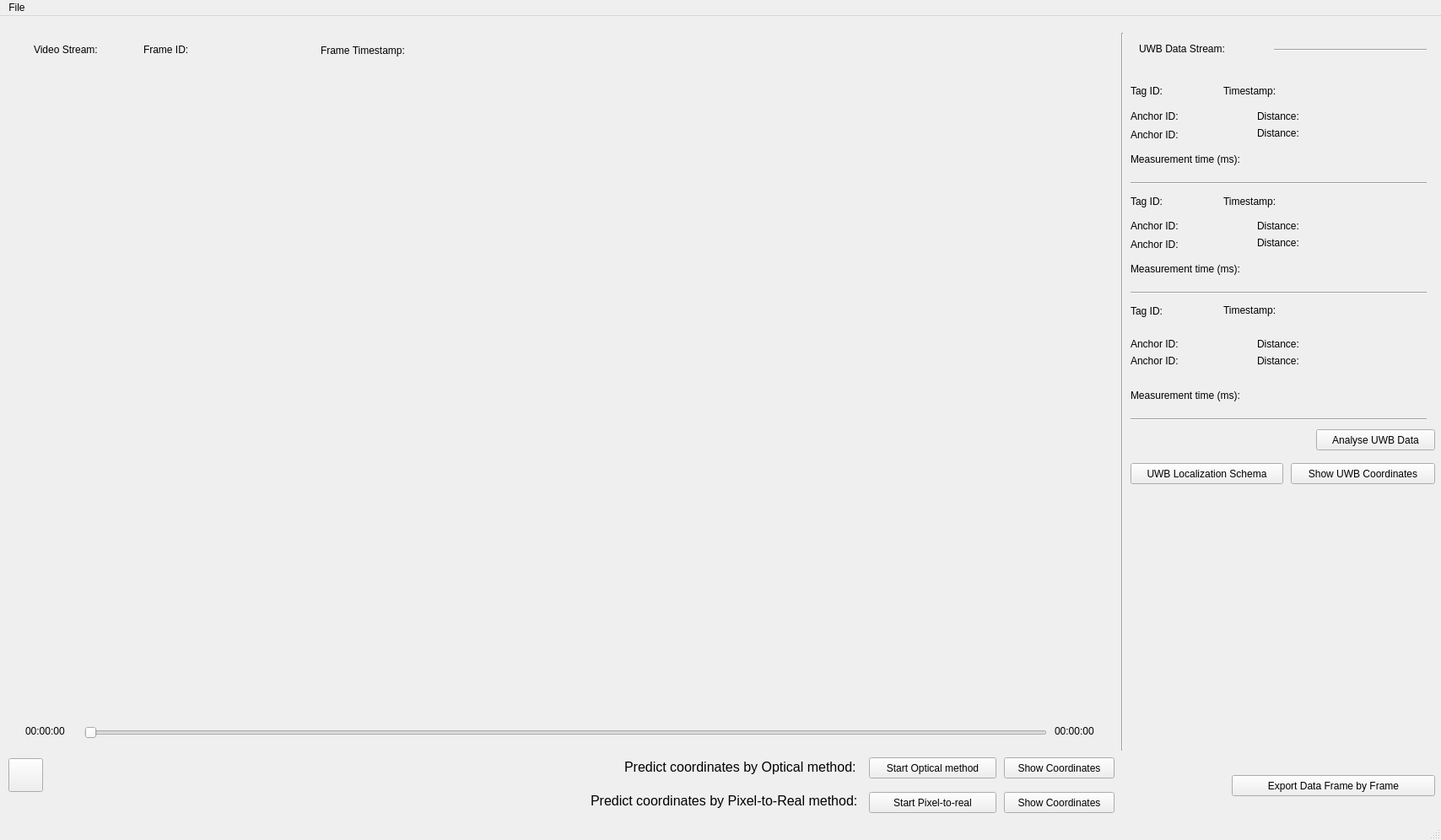
<?xml version="1.0" encoding="UTF-8"?>
<ui version="4.0">
 <class>IndoorPositioningSystemUI</class>
 <widget class="QMainWindow" name="IndoorPositioningSystemUI">
  <property name="geometry">
   <rect>
    <x>0</x>
    <y>0</y>
    <width>1708</width>
    <height>996</height>
   </rect>
  </property>
  <property name="sizePolicy">
   <sizepolicy hsizetype="Fixed" vsizetype="Fixed">
    <horstretch>0</horstretch>
    <verstretch>0</verstretch>
   </sizepolicy>
  </property>
  <property name="maximumSize">
   <size>
    <width>2136</width>
    <height>16777215</height>
   </size>
  </property>
  <property name="windowTitle">
   <string>IndoorPositioningSystem</string>
  </property>
  <widget class="QWidget" name="centralwidget">
   <widget class="QPushButton" name="pushButton_Play_Pause">
    <property name="geometry">
     <rect>
      <x>10</x>
      <y>880</y>
      <width>41</width>
      <height>40</height>
     </rect>
    </property>
    <property name="text">
     <string/>
    </property>
   </widget>
   <widget class="QSlider" name="horizontalSlider_Duration">
    <property name="geometry">
     <rect>
      <x>100</x>
      <y>840</y>
      <width>1141</width>
      <height>19</height>
     </rect>
    </property>
    <property name="mouseTracking">
     <bool>false</bool>
    </property>
    <property name="orientation">
     <enum>Qt::Horizontal</enum>
    </property>
   </widget>
   <widget class="QLabel" name="label_Current_Time">
    <property name="geometry">
     <rect>
      <x>30</x>
      <y>840</y>
      <width>67</width>
      <height>16</height>
     </rect>
    </property>
    <property name="text">
     <string>00:00:00</string>
    </property>
   </widget>
   <widget class="QLabel" name="label_Total_Time">
    <property name="geometry">
     <rect>
      <x>1250</x>
      <y>840</y>
      <width>67</width>
      <height>16</height>
     </rect>
    </property>
    <property name="text">
     <string>00:00:00</string>
    </property>
   </widget>
   <widget class="QLabel" name="label_Video">
    <property name="geometry">
     <rect>
      <x>30</x>
      <y>90</y>
      <width>1281</width>
      <height>721</height>
     </rect>
    </property>
    <property name="text">
     <string/>
    </property>
   </widget>
   <widget class="QLabel" name="label_Video_Frame_ID">
    <property name="geometry">
     <rect>
      <x>170</x>
      <y>30</y>
      <width>71</width>
      <height>20</height>
     </rect>
    </property>
    <property name="text">
     <string>Frame ID:</string>
    </property>
   </widget>
   <widget class="QLabel" name="label_Video_Frame_Timestamp">
    <property name="geometry">
     <rect>
      <x>380</x>
      <y>32</y>
      <width>141</width>
      <height>17</height>
     </rect>
    </property>
    <property name="text">
     <string>Frame Timestamp:</string>
    </property>
   </widget>
   <widget class="QLabel" name="label_Tag_ID_1">
    <property name="geometry">
     <rect>
      <x>1340</x>
      <y>80</y>
      <width>51</width>
      <height>17</height>
     </rect>
    </property>
    <property name="text">
     <string>Tag ID:</string>
    </property>
   </widget>
   <widget class="QLabel" name="label_Tag_timestamp_1">
    <property name="geometry">
     <rect>
      <x>1450</x>
      <y>79</y>
      <width>81</width>
      <height>20</height>
     </rect>
    </property>
    <property name="text">
     <string>Timestamp:</string>
    </property>
   </widget>
   <widget class="QLabel" name="label_Anchor1_ID_1">
    <property name="geometry">
     <rect>
      <x>1340</x>
      <y>110</y>
      <width>81</width>
      <height>17</height>
     </rect>
    </property>
    <property name="text">
     <string>Anchor ID:</string>
    </property>
   </widget>
   <widget class="QLabel" name="label_Anchor2_Distance_1">
    <property name="geometry">
     <rect>
      <x>1490</x>
      <y>130</y>
      <width>71</width>
      <height>17</height>
     </rect>
    </property>
    <property name="text">
     <string>Distance:</string>
    </property>
   </widget>
   <widget class="QLabel" name="label_Video_Frame_ID_value">
    <property name="geometry">
     <rect>
      <x>240</x>
      <y>30</y>
      <width>131</width>
      <height>20</height>
     </rect>
    </property>
    <property name="text">
     <string/>
    </property>
   </widget>
   <widget class="QLabel" name="label_Video_Frame_Timestamp_value">
    <property name="geometry">
     <rect>
      <x>510</x>
      <y>31</y>
      <width>151</width>
      <height>20</height>
     </rect>
    </property>
    <property name="text">
     <string/>
    </property>
   </widget>
   <widget class="QLabel" name="label_Tag_ID_value_1">
    <property name="geometry">
     <rect>
      <x>1390</x>
      <y>81</y>
      <width>51</width>
      <height>17</height>
     </rect>
    </property>
    <property name="text">
     <string/>
    </property>
   </widget>
   <widget class="QLabel" name="label_Tag_timestamp_value_1">
    <property name="geometry">
     <rect>
      <x>1536</x>
      <y>80</y>
      <width>161</width>
      <height>20</height>
     </rect>
    </property>
    <property name="text">
     <string/>
    </property>
   </widget>
   <widget class="QLabel" name="label_Anchor1_Distance_value_1">
    <property name="geometry">
     <rect>
      <x>1560</x>
      <y>110</y>
      <width>111</width>
      <height>17</height>
     </rect>
    </property>
    <property name="text">
     <string/>
    </property>
   </widget>
   <widget class="QLabel" name="label_Anchor2_Distance_value_1">
    <property name="geometry">
     <rect>
      <x>1560</x>
      <y>130</y>
      <width>131</width>
      <height>20</height>
     </rect>
    </property>
    <property name="text">
     <string/>
    </property>
   </widget>
   <widget class="QLabel" name="label_Tag_ID_value_2">
    <property name="geometry">
     <rect>
      <x>1390</x>
      <y>213</y>
      <width>51</width>
      <height>17</height>
     </rect>
    </property>
    <property name="text">
     <string/>
    </property>
   </widget>
   <widget class="QLabel" name="label_Anchor2_Distance_2">
    <property name="geometry">
     <rect>
      <x>1490</x>
      <y>260</y>
      <width>61</width>
      <height>17</height>
     </rect>
    </property>
    <property name="text">
     <string>Distance:</string>
    </property>
   </widget>
   <widget class="QLabel" name="label_Tag_ID_2">
    <property name="geometry">
     <rect>
      <x>1340</x>
      <y>210</y>
      <width>51</width>
      <height>20</height>
     </rect>
    </property>
    <property name="text">
     <string>Tag ID:</string>
    </property>
   </widget>
   <widget class="QLabel" name="label_Anchor1_Distance_value_2">
    <property name="geometry">
     <rect>
      <x>1560</x>
      <y>240</y>
      <width>101</width>
      <height>17</height>
     </rect>
    </property>
    <property name="text">
     <string/>
    </property>
   </widget>
   <widget class="QLabel" name="label_Anchor2_Distance_value_2">
    <property name="geometry">
     <rect>
      <x>1560</x>
      <y>260</y>
      <width>121</width>
      <height>17</height>
     </rect>
    </property>
    <property name="text">
     <string/>
    </property>
   </widget>
   <widget class="QLabel" name="label_Anchor1_Distance_2">
    <property name="geometry">
     <rect>
      <x>1490</x>
      <y>240</y>
      <width>61</width>
      <height>17</height>
     </rect>
    </property>
    <property name="text">
     <string>Distance:</string>
    </property>
   </widget>
   <widget class="QLabel" name="label_Tag_timestamp_2">
    <property name="geometry">
     <rect>
      <x>1450</x>
      <y>210</y>
      <width>81</width>
      <height>20</height>
     </rect>
    </property>
    <property name="text">
     <string>Timestamp:</string>
    </property>
   </widget>
   <widget class="QLabel" name="label_Tag_timestamp_value_2">
    <property name="geometry">
     <rect>
      <x>1537</x>
      <y>212</y>
      <width>161</width>
      <height>17</height>
     </rect>
    </property>
    <property name="text">
     <string/>
    </property>
   </widget>
   <widget class="QLabel" name="label_Tag_ID_value_3">
    <property name="geometry">
     <rect>
      <x>1393</x>
      <y>342</y>
      <width>71</width>
      <height>17</height>
     </rect>
    </property>
    <property name="text">
     <string/>
    </property>
   </widget>
   <widget class="QLabel" name="label_Tag_ID_3">
    <property name="geometry">
     <rect>
      <x>1340</x>
      <y>340</y>
      <width>51</width>
      <height>20</height>
     </rect>
    </property>
    <property name="text">
     <string>Tag ID:</string>
    </property>
   </widget>
   <widget class="QLabel" name="label_Anchor1_ID_3">
    <property name="geometry">
     <rect>
      <x>1340</x>
      <y>380</y>
      <width>81</width>
      <height>17</height>
     </rect>
    </property>
    <property name="text">
     <string>Anchor ID:</string>
    </property>
   </widget>
   <widget class="QLabel" name="label_Tag_timestamp_3">
    <property name="geometry">
     <rect>
      <x>1450</x>
      <y>339</y>
      <width>81</width>
      <height>20</height>
     </rect>
    </property>
    <property name="text">
     <string>Timestamp:</string>
    </property>
   </widget>
   <widget class="QLabel" name="label_Tag_timestamp_value_3">
    <property name="geometry">
     <rect>
      <x>1538</x>
      <y>342</y>
      <width>151</width>
      <height>17</height>
     </rect>
    </property>
    <property name="text">
     <string/>
    </property>
   </widget>
   <widget class="QPushButton" name="pushButton_UWB_Data_Analysis">
    <property name="geometry">
     <rect>
      <x>1560</x>
      <y>490</y>
      <width>141</width>
      <height>25</height>
     </rect>
    </property>
    <property name="text">
     <string>Analyse UWB Data</string>
    </property>
   </widget>
   <widget class="QLabel" name="label_Video_Stream">
    <property name="geometry">
     <rect>
      <x>40</x>
      <y>31</y>
      <width>121</width>
      <height>17</height>
     </rect>
    </property>
    <property name="toolTip">
     <string>Information about the video frame</string>
    </property>
    <property name="styleSheet">
     <string notr="true">font: 700 13pt &quot;Ubuntu&quot;;</string>
    </property>
    <property name="text">
     <string>Video Stream:</string>
    </property>
   </widget>
   <widget class="Line" name="line">
    <property name="geometry">
     <rect>
      <x>1320</x>
      <y>20</y>
      <width>21</width>
      <height>851</height>
     </rect>
    </property>
    <property name="orientation">
     <enum>Qt::Vertical</enum>
    </property>
   </widget>
   <widget class="QLabel" name="label_Video_Stream_2">
    <property name="geometry">
     <rect>
      <x>1350</x>
      <y>30</y>
      <width>151</width>
      <height>17</height>
     </rect>
    </property>
    <property name="toolTip">
     <string>Information about the UWB data</string>
    </property>
    <property name="styleSheet">
     <string notr="true">font: 700 13pt &quot;Ubuntu&quot;;</string>
    </property>
    <property name="text">
     <string>UWB Data Stream:</string>
    </property>
   </widget>
   <widget class="QPushButton" name="pushButton_UWB_Localization">
    <property name="geometry">
     <rect>
      <x>1340</x>
      <y>530</y>
      <width>181</width>
      <height>25</height>
     </rect>
    </property>
    <property name="toolTip">
     <string>Visualize localization</string>
    </property>
    <property name="text">
     <string>UWB Localization Schema</string>
    </property>
   </widget>
   <widget class="QPushButton" name="pushButton_Export_Data">
    <property name="geometry">
     <rect>
      <x>1460</x>
      <y>900</y>
      <width>241</width>
      <height>25</height>
     </rect>
    </property>
    <property name="toolTip">
     <string>Export data for Pixel to Real model. This includes UWB coordinates synchronized with video frames</string>
    </property>
    <property name="text">
     <string>Export Data Frame by Frame</string>
    </property>
   </widget>
   <widget class="QPushButton" name="pushButton_Predict_Model">
    <property name="geometry">
     <rect>
      <x>1030</x>
      <y>920</y>
      <width>151</width>
      <height>25</height>
     </rect>
    </property>
    <property name="toolTip">
     <string>Start pixel to real model for coordinates prediction</string>
    </property>
    <property name="text">
     <string>Start Pixel-to-real</string>
    </property>
   </widget>
   <widget class="QPushButton" name="pushButton_Predict_Optical">
    <property name="geometry">
     <rect>
      <x>1030</x>
      <y>879</y>
      <width>151</width>
      <height>25</height>
     </rect>
    </property>
    <property name="toolTip">
     <string>Start optical method for coordinates estimation</string>
    </property>
    <property name="text">
     <string>Start Optical method</string>
    </property>
   </widget>
   <widget class="QLabel" name="label_Tag_measurement_time_1">
    <property name="geometry">
     <rect>
      <x>1340</x>
      <y>160</y>
      <width>170</width>
      <height>20</height>
     </rect>
    </property>
    <property name="text">
     <string>Measurement time (ms):</string>
    </property>
   </widget>
   <widget class="QLabel" name="label_Tag_measurement_time_value_1">
    <property name="geometry">
     <rect>
      <x>1512</x>
      <y>163</y>
      <width>141</width>
      <height>17</height>
     </rect>
    </property>
    <property name="text">
     <string/>
    </property>
   </widget>
   <widget class="QLabel" name="label_Tag_measurement_time_2">
    <property name="geometry">
     <rect>
      <x>1340</x>
      <y>290</y>
      <width>170</width>
      <height>20</height>
     </rect>
    </property>
    <property name="text">
     <string>Measurement time (ms):</string>
    </property>
   </widget>
   <widget class="QLabel" name="label_Tag_measurement_time_value_2">
    <property name="geometry">
     <rect>
      <x>1514</x>
      <y>292</y>
      <width>141</width>
      <height>17</height>
     </rect>
    </property>
    <property name="text">
     <string/>
    </property>
   </widget>
   <widget class="QLabel" name="label_Tag_measurement_time_3">
    <property name="geometry">
     <rect>
      <x>1340</x>
      <y>440</y>
      <width>170</width>
      <height>20</height>
     </rect>
    </property>
    <property name="text">
     <string>Measurement time (ms):</string>
    </property>
   </widget>
   <widget class="QLabel" name="label_Tag_measurement_time_value_3">
    <property name="geometry">
     <rect>
      <x>1514</x>
      <y>442</y>
      <width>141</width>
      <height>17</height>
     </rect>
    </property>
    <property name="text">
     <string/>
    </property>
   </widget>
   <widget class="QLabel" name="label_Predict_coordinates">
    <property name="geometry">
     <rect>
      <x>740</x>
      <y>880</y>
      <width>281</width>
      <height>20</height>
     </rect>
    </property>
    <property name="font">
     <font>
      <pointsize>12</pointsize>
     </font>
    </property>
    <property name="text">
     <string>Predict coordinates by Optical method:</string>
    </property>
   </widget>
   <widget class="QPushButton" name="pushButton_UWB_Show_Coordinates">
    <property name="geometry">
     <rect>
      <x>1530</x>
      <y>530</y>
      <width>171</width>
      <height>25</height>
     </rect>
    </property>
    <property name="toolTip">
     <string>Visualize localization</string>
    </property>
    <property name="text">
     <string>Show UWB Coordinates</string>
    </property>
   </widget>
   <widget class="QLabel" name="label_Predict_coordinates_2">
    <property name="geometry">
     <rect>
      <x>700</x>
      <y>920</y>
      <width>321</width>
      <height>20</height>
     </rect>
    </property>
    <property name="font">
     <font>
      <pointsize>12</pointsize>
     </font>
    </property>
    <property name="text">
     <string>Predict coordinates by Pixel-to-Real method:</string>
    </property>
   </widget>
   <widget class="QPushButton" name="pushButton_Optical_Show_Coordinates">
    <property name="geometry">
     <rect>
      <x>1190</x>
      <y>879</y>
      <width>131</width>
      <height>25</height>
     </rect>
    </property>
    <property name="toolTip">
     <string>Visualize localization</string>
    </property>
    <property name="text">
     <string>Show Coordinates</string>
    </property>
   </widget>
   <widget class="QPushButton" name="pushButton_Pixel_to_Real_Show_Coordinates">
    <property name="geometry">
     <rect>
      <x>1190</x>
      <y>920</y>
      <width>131</width>
      <height>25</height>
     </rect>
    </property>
    <property name="toolTip">
     <string>Visualize localization</string>
    </property>
    <property name="text">
     <string>Show Coordinates</string>
    </property>
   </widget>
   <widget class="QLabel" name="label_Anchor1_Distance_1">
    <property name="geometry">
     <rect>
      <x>1490</x>
      <y>110</y>
      <width>61</width>
      <height>17</height>
     </rect>
    </property>
    <property name="text">
     <string>Distance: </string>
    </property>
   </widget>
   <widget class="QLabel" name="label_Anchor1_ID_value_1">
    <property name="geometry">
     <rect>
      <x>1420</x>
      <y>110</y>
      <width>51</width>
      <height>17</height>
     </rect>
    </property>
    <property name="text">
     <string/>
    </property>
   </widget>
   <widget class="QLabel" name="label_Anchor2_ID_1">
    <property name="geometry">
     <rect>
      <x>1340</x>
      <y>132</y>
      <width>81</width>
      <height>17</height>
     </rect>
    </property>
    <property name="text">
     <string>Anchor ID:</string>
    </property>
   </widget>
   <widget class="QLabel" name="label_Anchor2_ID_value_1">
    <property name="geometry">
     <rect>
      <x>1420</x>
      <y>131</y>
      <width>51</width>
      <height>17</height>
     </rect>
    </property>
    <property name="text">
     <string/>
    </property>
   </widget>
   <widget class="Line" name="line_2">
    <property name="geometry">
     <rect>
      <x>1340</x>
      <y>190</y>
      <width>351</width>
      <height>16</height>
     </rect>
    </property>
    <property name="orientation">
     <enum>Qt::Horizontal</enum>
    </property>
   </widget>
   <widget class="Line" name="line_3">
    <property name="geometry">
     <rect>
      <x>1510</x>
      <y>30</y>
      <width>181</width>
      <height>20</height>
     </rect>
    </property>
    <property name="orientation">
     <enum>Qt::Horizontal</enum>
    </property>
   </widget>
   <widget class="QLabel" name="label_Anchor2_ID_2">
    <property name="geometry">
     <rect>
      <x>1340</x>
      <y>262</y>
      <width>81</width>
      <height>17</height>
     </rect>
    </property>
    <property name="text">
     <string>Anchor ID:</string>
    </property>
   </widget>
   <widget class="QLabel" name="label_Anchor2_ID_value_2">
    <property name="geometry">
     <rect>
      <x>1420</x>
      <y>261</y>
      <width>51</width>
      <height>17</height>
     </rect>
    </property>
    <property name="text">
     <string/>
    </property>
   </widget>
   <widget class="QLabel" name="label_Anchor1_ID_2">
    <property name="geometry">
     <rect>
      <x>1340</x>
      <y>240</y>
      <width>81</width>
      <height>17</height>
     </rect>
    </property>
    <property name="text">
     <string>Anchor ID:</string>
    </property>
   </widget>
   <widget class="QLabel" name="label_Anchor1_ID_value_2">
    <property name="geometry">
     <rect>
      <x>1420</x>
      <y>239</y>
      <width>51</width>
      <height>17</height>
     </rect>
    </property>
    <property name="text">
     <string/>
    </property>
   </widget>
   <widget class="Line" name="line_4">
    <property name="geometry">
     <rect>
      <x>1340</x>
      <y>320</y>
      <width>351</width>
      <height>16</height>
     </rect>
    </property>
    <property name="orientation">
     <enum>Qt::Horizontal</enum>
    </property>
   </widget>
   <widget class="QLabel" name="label_Anchor2_ID_3">
    <property name="geometry">
     <rect>
      <x>1340</x>
      <y>400</y>
      <width>81</width>
      <height>17</height>
     </rect>
    </property>
    <property name="text">
     <string>Anchor ID:</string>
    </property>
   </widget>
   <widget class="QLabel" name="label_Anchor2_ID_value_3">
    <property name="geometry">
     <rect>
      <x>1420</x>
      <y>400</y>
      <width>51</width>
      <height>17</height>
     </rect>
    </property>
    <property name="text">
     <string/>
    </property>
   </widget>
   <widget class="QLabel" name="label_Anchor1_ID_value_3">
    <property name="geometry">
     <rect>
      <x>1420</x>
      <y>379</y>
      <width>51</width>
      <height>17</height>
     </rect>
    </property>
    <property name="text">
     <string/>
    </property>
   </widget>
   <widget class="QLabel" name="label_Anchor1_Distance_value_3">
    <property name="geometry">
     <rect>
      <x>1560</x>
      <y>381</y>
      <width>101</width>
      <height>17</height>
     </rect>
    </property>
    <property name="text">
     <string/>
    </property>
   </widget>
   <widget class="QLabel" name="label_Anchor2_Distance_3">
    <property name="geometry">
     <rect>
      <x>1490</x>
      <y>400</y>
      <width>61</width>
      <height>17</height>
     </rect>
    </property>
    <property name="text">
     <string>Distance:</string>
    </property>
   </widget>
   <widget class="QLabel" name="label_Anchor1_Distance_3">
    <property name="geometry">
     <rect>
      <x>1490</x>
      <y>380</y>
      <width>61</width>
      <height>17</height>
     </rect>
    </property>
    <property name="text">
     <string>Distance:</string>
    </property>
   </widget>
   <widget class="QLabel" name="label_Anchor2_Distance_value_3">
    <property name="geometry">
     <rect>
      <x>1560</x>
      <y>400</y>
      <width>121</width>
      <height>17</height>
     </rect>
    </property>
    <property name="text">
     <string/>
    </property>
   </widget>
   <widget class="Line" name="line_5">
    <property name="geometry">
     <rect>
      <x>1340</x>
      <y>470</y>
      <width>351</width>
      <height>16</height>
     </rect>
    </property>
    <property name="orientation">
     <enum>Qt::Horizontal</enum>
    </property>
   </widget>
  </widget>
  <widget class="QMenuBar" name="menubar">
   <property name="geometry">
    <rect>
     <x>0</x>
     <y>0</y>
     <width>1708</width>
     <height>22</height>
    </rect>
   </property>
   <widget class="QMenu" name="menuFile">
    <property name="title">
     <string>File</string>
    </property>
    <addaction name="actionOpen_Video"/>
    <addaction name="actionLoad_human_detector_weights"/>
    <addaction name="actionLoad_model_params"/>
    <addaction name="actionLoad_intrinsic_calibration_params"/>
   </widget>
   <addaction name="menuFile"/>
  </widget>
  <widget class="QStatusBar" name="statusbar"/>
  <action name="actionOpen_Video">
   <property name="text">
    <string>Open video and UWB data</string>
   </property>
   <property name="toolTip">
    <string>The folder should include video data as well as UWB data</string>
   </property>
  </action>
  <action name="actionOpen_UWB_data">
   <property name="text">
    <string>Open UWB data</string>
   </property>
  </action>
  <action name="actionLoad_model_params">
   <property name="text">
    <string>Load pixel to real model params</string>
   </property>
  </action>
  <action name="actionLoad_intrinsic_calibration_params">
   <property name="text">
    <string>Load camera intrinsic params</string>
   </property>
  </action>
  <action name="actionLoad_human_detector_weights">
   <property name="text">
    <string>Load human detection model weights</string>
   </property>
  </action>
 </widget>
 <resources/>
 <connections/>
</ui>
